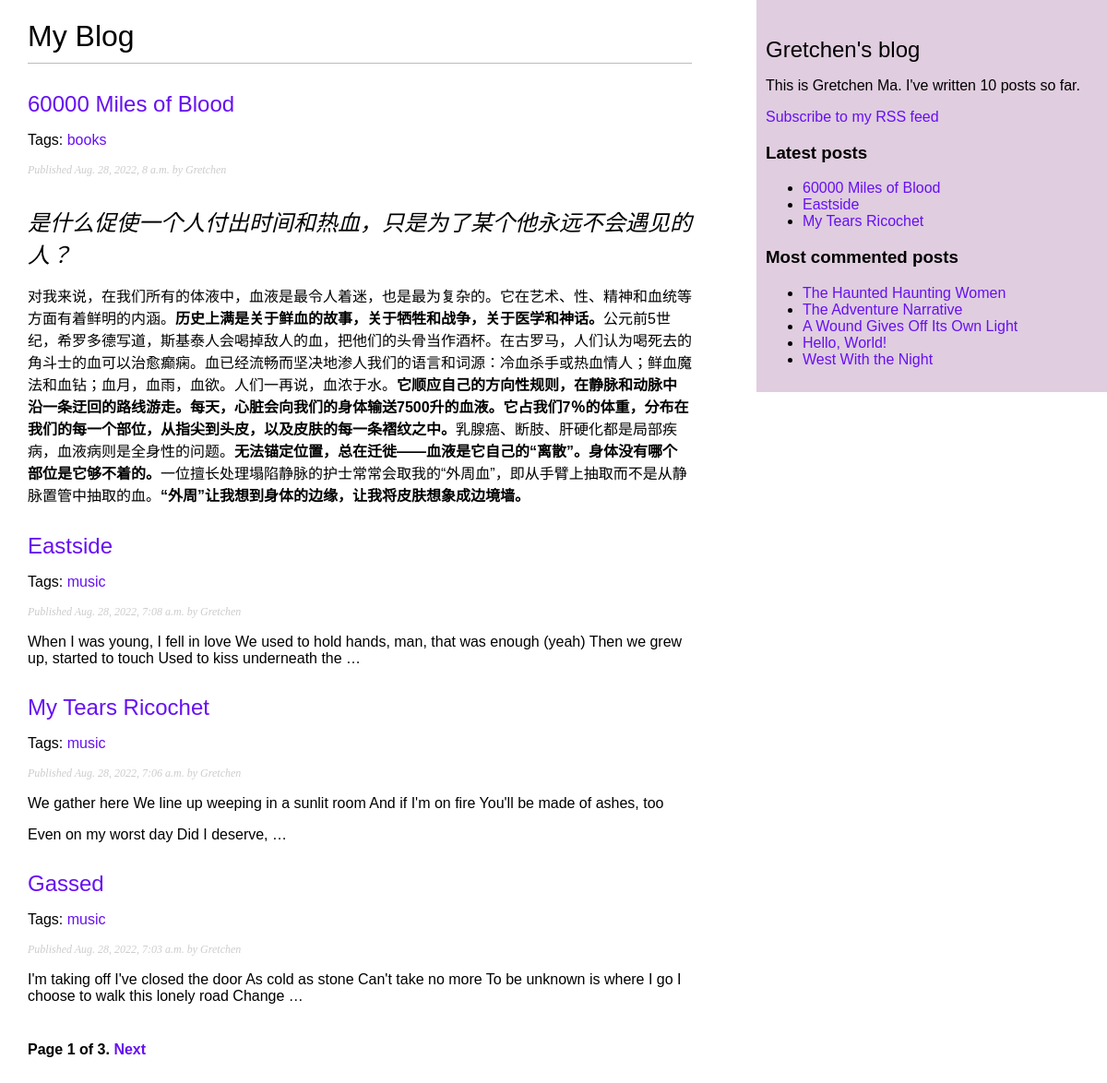
Screenshot of /blog/ with the database file from the repository.
### blog/models.py (models this page shows, shortened)
class Post(models.Model):
    STATUS_CHOICES = (
        ('draft', 'Draft'),
        ('published', 'Published'),
    )
    title = models.CharField(max_length=250)
    slug = models.SlugField(max_length=250,
                            unique_for_date='publish')
    author = models.ForeignKey(User,
                               on_delete=models.CASCADE,
                               related_name='blog_posts')
    body = models.TextField()
    publish = models.DateTimeField(default=timezone.now) #发布日期
    created = models.DateTimeField(auto_now_add=True) #创建时间
    updated = models.DateTimeField(auto_now=True) #最后一次更新时间
    status = models.CharField(max_length=10,
                              choices=STATUS_CHOICES,
                              default='draft') #帖子的状态
    objects = models.Manager() # The default manager.
    published = PublishedManager() # Our custom manager.
    class Meta:
        ordering = ('-publish',) #元数据，负号前缀降序排序，最新的在最上
    def get_absolute_url(self):
        return reverse('blog:post_detail',
                       args=[self.publish.year,
                             self.publish.month,
                             self.publish.day, self.slug])
    tags = TaggableManager()

### blog/views.py (the view)
# urls.py: path('', views.post_list, name='post_list'),
def post_list(request, tag_slug=None):
    object_list = Post.published.all()
    tag = None
    if tag_slug:
        tag = get_object_or_404(Tag, slug=tag_slug)
        object_list = object_list.filter(tags__in=[tag])
    paginator = Paginator(object_list, 4) # 3 posts in each page
    page = request.GET.get('page')
    try:
        posts = paginator.page(page)
    except PageNotAnInteger:
        posts = paginator.page(1)
    except EmptyPage:
        posts = paginator.page(paginator.num_pages)
    return render(request,
                 'blog/post/list.html',
                 {'page': page,
                  'posts': posts,
                  'tag': tag})

### blog/models.py (called while the page is built)
    def get_queryset(self):
        return super(PublishedManager,
                     self).get_queryset()\
                          .filter(status='published')

### blog/templatetags/blog_tags.py (called while the page is built)
@register.simple_tag
def total_posts():
    return Post.published.count()

@register.inclusion_tag('blog/post/latest_posts.html')
def show_latest_posts(count=5):
    latest_posts = Post.published.order_by('-publish')[:count]
    return {'latest_posts': latest_posts}

@register.simple_tag
def get_most_commented_posts(count=5):
    return Post.published.annotate(
            total_comments=Count('comments')
            ).order_by('-total_comments')[:count]

@register.filter(name='markdown')
def markdown_format(text):
    return mark_safe(markdown.markdown(text))

### blog/templates/blog/post/list.html (shortened to what this page needs)
{% extends "blog/base.html" %}
{% load blog_tags %}
{% block content %}
  <h1>My Blog</h1>
  {% for post in posts %}
    <h2>
      <a href="{{ post.get_absolute_url }}">
        {{ post.title }}
      </a>
    </h2>
    <p class="tags">
        Tags:
        {% for tag in post.tags.all %}
          <a href="{% url "blog:post_list_by_tag" tag.slug %}">
            {{ tag.name }}
          </a>
        {% endfor %}
    </p>
    <p class="date">
      Published {{ post.publish }} by {{ post.author }}
    </p>
    {{ post.body|markdown|truncatewords_html:30 }}
  {% endfor %}
  {% include "pagination.html" with page=posts %}
{% endblock %}

### blog/templates/blog/base.html (shortened to what this page needs)
{% load blog_tags %}
{% load static %}
<!DOCTYPE html>
<html>
<head>
  <link href="{% static "css/blog.css" %}" rel="stylesheet">
</head>
<body>
  <div id="content">
    {% block content %}
    {% endblock %}
  </div>
  <div id="sidebar">
    <h2>Gretchen's blog</h2>
    <p>This is Gretchen Ma. I've written {% total_posts %} posts so far.</p>
    <p>
      <a href="{% url "blog:post_feed" %}">Subscribe to my RSS feed</a>
    </p>
    <h3>Latest posts</h3>
    {% show_latest_posts 3 %}
    <h3>Most commented posts</h3>
    {% get_most_commented_posts as most_commented_posts %}
    <ul>
      {% for post in most_commented_posts %}
        <li>
          <a href="{{ post.get_absolute_url }}">{{ post.title }}</a>
        </li>
      {% endfor %}
    </ul>
  </div>
</body>
</html>

### blog/templates/pagination.html (shortened to what this page needs)
<div class="pagination">
    <span class="step-links">
      <span class="current">
        Page {{ page.number }} of {{ page.paginator.num_pages }}.
      </span>
      {% if page.has_next %}
        <a href="?page={{ page.next_page_number }}">Next</a>
      {% endif %}
    </span>
  </div>

### blog/templates/blog/post/latest_posts.html
<ul>
    {% for post in latest_posts %}
      <li>
        <a href="{{ post.get_absolute_url }}">{{ post.title }}</a>
      </li>
    {% endfor %}
</ul>

### blog/static/css/blog.css (style rules this page uses)
body { margin:0; padding:0; font-family:helvetica, sans-serif; }
a { color:#6610f2; text-decoration:none; }
h1 { font-weight:normal; border-bottom:1px solid #bbb; padding:0 0 10px 0; }
h2 { font-weight:normal; margin:30px 0 0; }
#content { float:left; width:60%; padding:0 0 0 30px; }
#sidebar { float:right; width:30%; padding:10px; background:#e0cddf; height:100%; }
p.date { color:#ccc; font-family: georgia, serif; font-size: 12px; font-style: italic; }
.pagination { margin:40px 0; font-weight:bold; }

### rows the page displays
Post: title "60000 Miles of Blood", publish "Aug. 28, 2022, 8 a.m.", author "Gretchen", body "是什么促使一个人付出时间和热血，只是为了某个他永远不会遇见的人？ 对我来说，在我们所有的体液中，血液是最令人着迷，也是最为复杂的。它在艺术、性、精神和血统等方面有着鲜明的内涵。 历史上满是关于鲜血的故事，关于牺牲和战争，关于医学和神话。 公元前5世纪，希罗多德写道，斯基泰人会喝掉敌人的血，把他们的头骨当作酒杯。在古罗马，人们认为喝死去的角斗士的血可以治愈癫痫。血已经流畅而坚决地渗人我们的语言和词源：冷血杀手或热血情人；鲜血魔法和血钻；血月，血雨，血欲。人们一再说，血浓于水。 它顺应自己的方向性规则，在静脉和动脉中沿一条迂回的路线游走。每天，心脏会向我们的身体输送7500升的血液。它占我们7％的体重，分布在我们的每一个部位，从指尖到头皮，以及皮肤的每一条褶纹之中。 乳腺癌、断肢、肝硬化都是局部疾病，血液病则是全身性的问题。 无法锚定位置，总在迁徙——血液是它自己的“离散”。身体没有哪个部位是它够不着的。 一位擅长处理塌陷静脉的护士常常会取我的“外周血”，即从手臂上抽取而不是从静脉置管中抽取的血。 “外周”让我想到身体的边缘，让我将皮肤想象成边境墙。"
Tag: name "books"
Post: title "Eastside", publish "Aug. 28, 2022, 7:08 a.m.", author "Gretchen", body "When I was young, I fell in love We used to hold hands, man, that was enough (yeah) Then we grew up, started to touch Used to kiss underneath the …"
Tag: name "music"
Post: title "My Tears Ricochet", publish "Aug. 28, 2022, 7:06 a.m.", author "Gretchen", body "We gather here We line up weeping in a sunlit room And if I'm on fire You'll be made of ashes, too Even on my worst day Did I deserve, …"
Post: title "Gassed", publish "Aug. 28, 2022, 7:03 a.m.", author "Gretchen", body "I'm taking off I've closed the door As cold as stone Can't take no more To be unknown is where I go I choose to walk this lonely road Change …"
Post: title "The Haunted Haunting Women"
Post: title "The Adventure Narrative"
Post: title "A Wound Gives Off Its Own Light"
Post: title "Hello, World!"
Post: title "West With the Night"

### other values shown
{{ page.number }} "1"
{{ page.paginator.num_pages }} "3"
